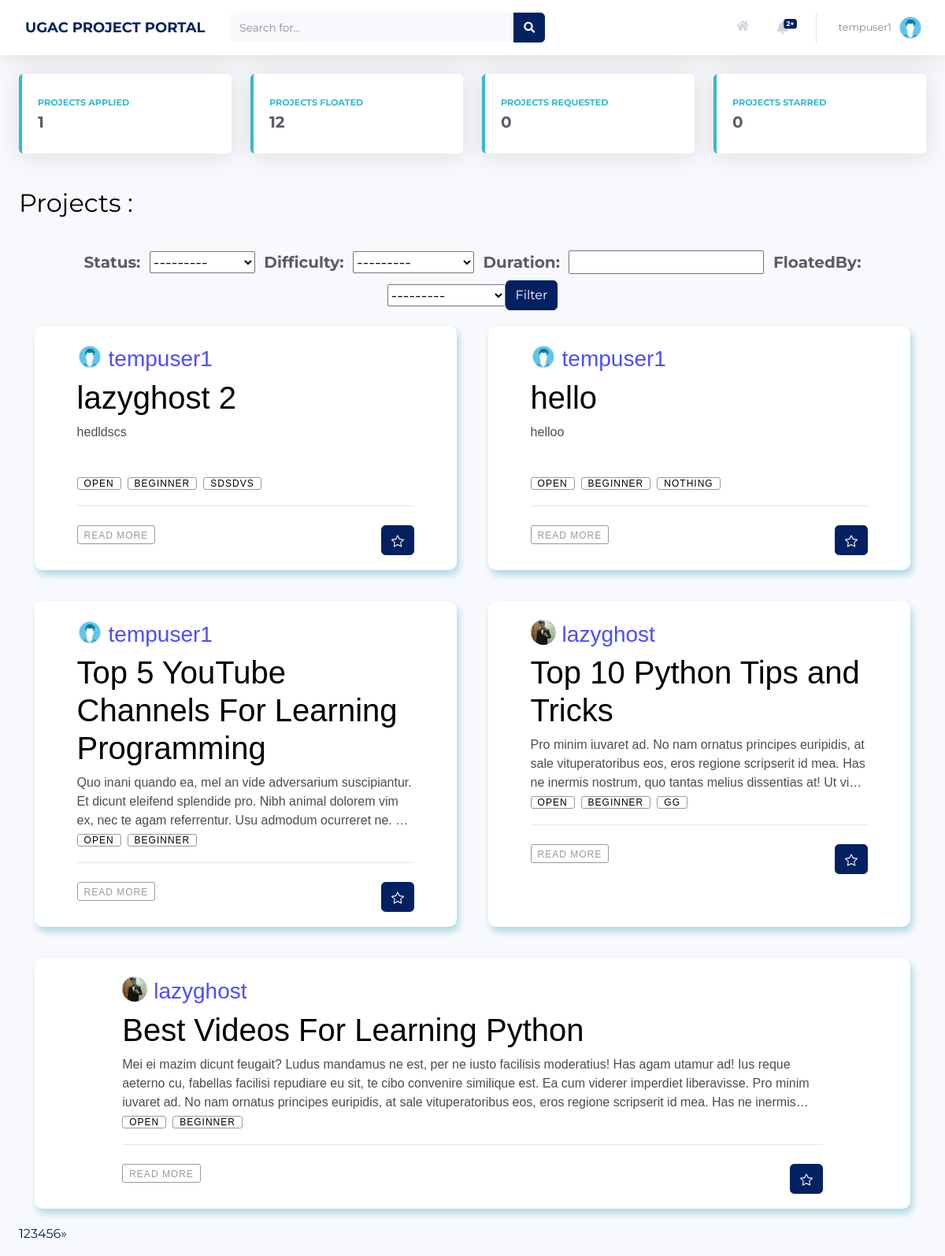
The page / (signed in) on the database as committed earlier.
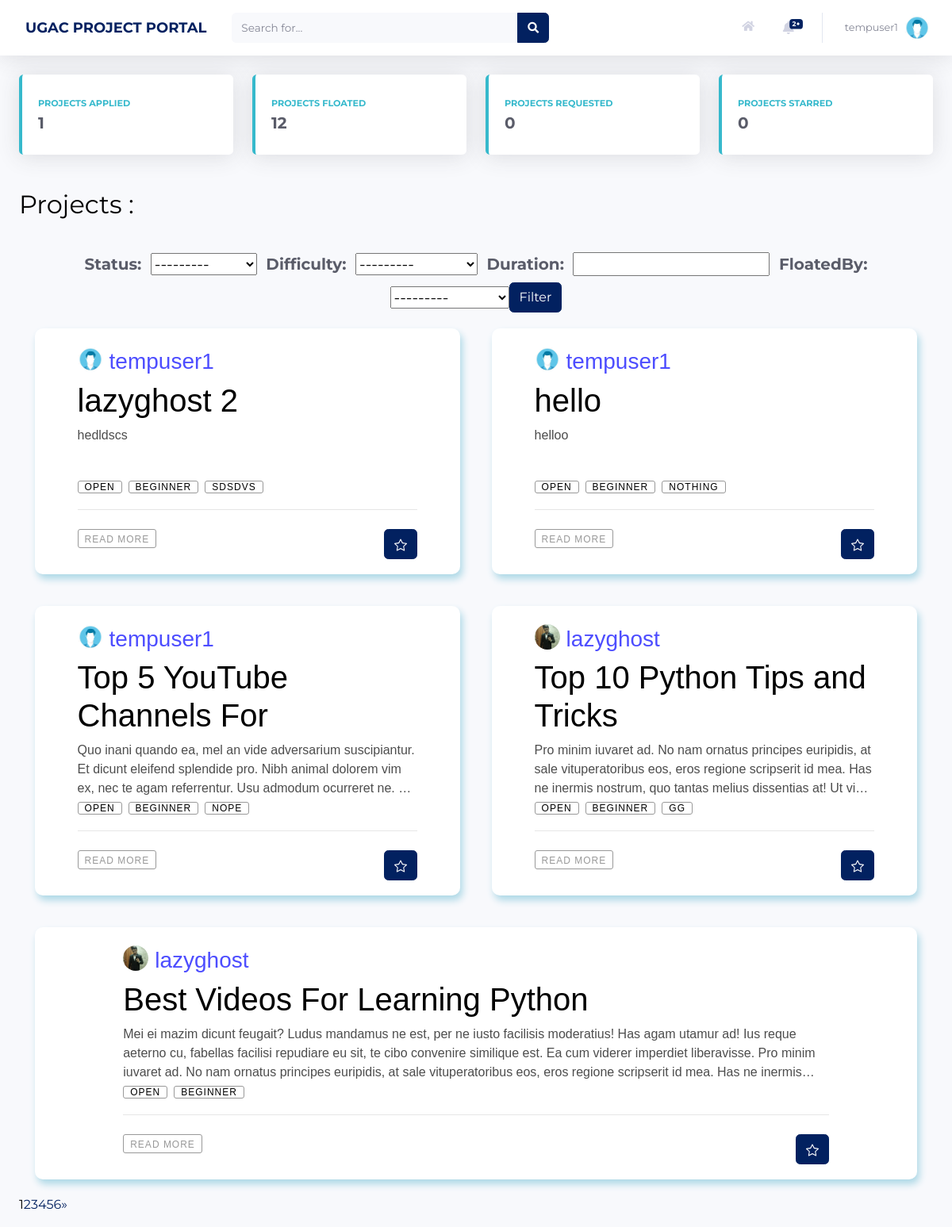
The same page on the database as committed later.
### users/models.py (models this page shows, shortened)
class Profile(models.Model):
    user = models.OneToOneField(User, on_delete=models.CASCADE)
    image = models.ImageField(default = 'default.jpg', upload_to='profile_pics', blank=True)
    rollno = models.CharField(max_length=10)
    year = models.CharField(max_length=30, choices = YEAR_CHOICES)
    branch = models.CharField(max_length=30, choices = BRANCH_CHOICES)
    techskills = models.TextField()
    starred_projects = models.ManyToManyField(Project, related_name='starred_projects', blank = True)
    cv = models.FileField(blank = True, upload_to='resumes')

### home/models.py (models this page shows, shortened)
class Project(models.Model):
    Title = models.CharField(max_length=30)
    Description = models.TextField()
    FloatedBy = models.ForeignKey(User, on_delete=models.CASCADE)
    Mentors = models.ManyToManyField(User, related_name='Mentors', blank = True)
    Status = models.CharField(max_length=10, choices=STATUS_CHOICES, default='Open')
    OpenedFor = models.CharField(max_length=300)
    Difficulty = models.CharField(max_length=15, choices=DIFFICULTY_CHOICES, default='Beginner')
    PreRequisite = models.TextField()
    Duration = models.CharField(max_length=30)
    DatePosted = models.DateTimeField(default = timezone.now)
    SelectionCriteria = models.TextField()
    MailNotification = models.CharField(max_length=5, choices=NOTIFICATION_CHOICES,default='On')
    ApplyRequest = models.ManyToManyField(User, related_name='ApplyRequest', blank = True)
    AlreadyApplied = models.ManyToManyField(User, related_name='AlreadyApplied', blank = True)

### home/views.py (the view)
# urls.py: path('',views.main, name = 'home'),
@login_required
def main(request):
    all_project_list = Project.objects.all().order_by('-DatePosted')
    myFilter = ProjectFilter(request.GET,queryset=all_project_list)
    filtered_projects= myFilter.qs
    if request.method == "POST":
        value = request.POST['search']
        if value == "":
            searched_projects = filtered_projects
        else:
            searched_projects_Title = Project.objects.filter(Title__contains = value)
            searched_projects_Desription = Project.objects.filter(Description__contains = value)
            searched_projects = searched_projects_Title | searched_projects_Desription
            searched_projects = searched_projects.order_by('-DatePosted')
        projects = searched_projects
    else:
        projects = filtered_projects
    user_projects_id = []
    user_starred_projects_id = []
    user_requested_projects_id = []
    user_applied_projects = all_project_list.filter(AlreadyApplied =  request.user)
    user_floated_projects = all_project_list.filter(FloatedBy =  request.user)
    for project in user_applied_projects:
        user_projects_id.append(project.id)
    for project in user_floated_projects:
        user_projects_id.append(project.id)
    user_requested_projects = all_project_list.filter(ApplyRequest = request.user)
    for project in user_requested_projects:
        user_requested_projects_id.append(project.id)
    for project in request.user.profile.starred_projects.all():
        user_starred_projects_id.append(project.id)
    page = request.GET.get('page', 1)
    paginator = Paginator(projects, 5)
    try:
        projects = paginator.page(page)
    except PageNotAnInteger:
        projects = paginator.page(1)
    except EmptyPage:
        projects = paginator.page(paginator.num_pages)
    context = {
        'title': 'Home',
        'projects': projects,
        'user_projects_id': user_projects_id,
        'user_starred_projects_id' : user_starred_projects_id,
        'user_requested_projects_id' : user_requested_projects_id,
        'num_projects_applied' : user_applied_projects.count(),
        'num_projects_req':len(user_requested_projects_id),
        'num_projects_floated': user_floated_projects.count(),
        'notifications': Notification.objects.filter(user = request.user).order_by('-time'),
        'myFilter':myFilter
    }
    return render(request, 'home/main.html', context)

### home/templates/home/main.html (shortened to what this page needs)
{% extends 'home/base.html' %}
{% block content %}
{% load crispy_forms_tags %}
{% block cardBlock %}
<div class="row">
    <div class="col-xl-3 col-md-6 mb-4">
        <div class="card border-left-warning shadow h-100 py-2">
            <div class="card-body">
                <div class="row no-gutters align-items-center">
                    <div class="col mr-2">
                        <div class="text-xs font-weight-bold text-warning text-uppercase mb-1">
                            <a href="/profile/projects/applied" style="color:#36b9cc">Projects Applied</a>
                        </div>
                        <div class="h5 mb-0 font-weight-bold text-gray-800">{{ num_projects_applied }}</div>
                    </div>
                </div>
            </div>
        </div>
    </div>
    <div class="col-xl-3 col-md-6 mb-4">
        <div class="card border-left-warning shadow h-100 py-2">
            <div class="card-body">
                <div class="row no-gutters align-items-center">
                    <div class="col mr-2">
                        <div class="text-xs font-weight-bold text-warning text-uppercase mb-1">
                            <a href="/profile/projects/floated" style="color:#36b9cc">Projects Floated</a>
                        </div>
                        <div class="h5 mb-0 font-weight-bold text-gray-800">{{ num_projects_floated }}</div>
                    </div>
                </div>
            </div>
        </div>
    </div>
    <div class="col-xl-3 col-md-6 mb-4">
        <div class="card border-left-warning shadow h-100 py-2">
            <div class="card-body">
                <div class="row no-gutters align-items-center">
                    <div class="col mr-2">
                        <div class="text-xs font-weight-bold text-warning text-uppercase mb-1">
                            <a href="/profile/projects/requested" style="color:#36b9cc">Projects Requested</a>
                        </div>
                        <div class="h5 mb-0 font-weight-bold text-gray-800">{{ num_projects_req }}</div>
                    </div>
                </div>
            </div>
        </div>
    </div>
    <div class="col-xl-3 col-md-6 mb-4">
        <div class="card border-left-warning shadow h-100 py-2">
            <div class="card-body">
                <div class="row no-gutters align-items-center">
                    <div class="col mr-2">
                        <div class="text-xs font-weight-bold text-warning text-uppercase mb-1">
                            <a href="/profile/projects/starred" style="color:#36b9cc">Projects Starred</a>
                        </div>
                        <div class="h5 mb-0 font-weight-bold text-gray-800">{{ user.profile.starred_projects.count }}
                        </div>
                    </div>
                </div>
            </div>
        </div>
    </div>
</div>
{% endblock cardBlock %}
{% block mainContentBlock %}
<div class="project_cards">
  {% block headingBlock %}
  <h2 style="padding-top: 20px;">Projects :</h2>
  {% endblock headingBlock %}
  <br>
  {% block filterBlock %}
  <form method="get" class="form-inline justify-content-lg-center h5 mb-0 font-weight-bold text-gray-800 " style="width: 100%;">
    {{ myFilter.form }}
    <button class="btn btn-primary" type="Submit">Filter</button>
  </form>
  {% endblock filterBlock %}
    {% block allProjectsBlock %}
    <div style="display: flex; flex-wrap: wrap;">
        {% for project in projects %}
        <div class="blog-container" style="flex: 1 0 45%; margin: 20px;">
            <div class="blog-header" style="display: flex; flex-wrap: wrap;">
                <div class="blog-author--no-cover" style="background:url('{{project.FloatedBy.profile.image.url}}');background-size: cover; border-radius: 50%; display: inline-block;height: 32px;margin-right: 0.5rem;position: relative;top: 8px;width: 32px; ">
                </div>
                <span style="flex: 1 0 45%; ">
          <h3 style="margin-top: 10px; color:#858796;"><a
              href="{% url 'profile' project.FloatedBy.id %}">{{project.FloatedBy}}</a></h3>
        </span>
            </div>
            <div class="blog-body">
                <div class="blog-title">
                    <h1><a href="/project/?project_id={{project.id}}">{{ project.Title }}</a></h1>
                </div>
                <div class="blog-summary demo-2">
                    <p>{{project.Description}}</p><br>
                </div>
                <div class="blog-tags">
                    <ul>
                        <li><a>{{project.Status}}</a></li>
                        <li><a>{{project.Difficulty}}</a></li>
                        {% if project.PreRequisite %}
                        <li><a>{{project.PreRequisite}}</a></li>
                        {% endif %}
                    </ul>
                </div>
            </div>
            <div class="blog-footer">
                <br>
                <ul>
                    <li class="published-date"><a href="/project/?project_id={{project.id}}">Read More</a></li>
                    <li>
                        {% if project.id not in user_starred_projects_id %}
                        <a href="/project/task/?project_id={{project.id}}&task=Star&page_number={{projects.number}}"><button
                class="btn btn-primary btn-user btn-block" style="width:100%;"></button></a> {% endif %}
                    </li>
                </ul>
            </div>
        </div>
        {% endfor %}
      </div>
      {% endblock allProjectsBlock %}
    {% block paginationBlock %}
    {% with request.get_full_path as querystring %} {% if projects.has_other_pages %}
    <ul class="pagination">
         {% for i in projects.paginator.page_range %} {% if projects.number == i %}
        <li class="active"><span>{{ i }} <span class="sr-only">(current)</span></span>
        </li>
        {% else %} {% if 'Status' in querystring %} {% if 'page' in querystring %}
        <li><a href="{{ querystring|slice:" :-1 " }}{{ i }}">{{i}}</a></li>
        {% else %}
        <li><a href="{{ querystring }}&page={{ i }}">{{i}}</a></li>
        {% endif %} {% else %}
        <li><a href="/?page={{ i }}">{{i}}</a></li>
        {% endif %} {% endif %} {% endfor %} {% if projects.has_next %} {% if 'Status' in querystring %} {% if 'page' in querystring %}
        <li><a href="{{ querystring|slice:" :-1 " }}{{ projects.next_page_number }}">&raquo;</a></li>
        {% else %}
        <li><a href="{{ querystring }}&page={{ projects.next_page_number }}">&raquo;</a></li>
        {% endif %} {% else %}
        <li><a href="/?page={{ projects.next_page_number }}">&raquo;</a></li>
        {% endif %} {% endif %}
    </ul>
    {% endif %} {% endwith %}
    {% endblock paginationBlock %}
{% endblock mainContentBlock %}
{% endblock content %}

### home/templates/home/base.html (shortened to what this page needs)
{% load static %}
<!DOCTYPE html>
<html lang="en">
<head>
    {% block stylesheets %}
    <link rel="stylesheet" type="text/css" href="{% static 'home/style.css' %}">
    <link rel="stylesheet" type="text/css" href="{% static 'home/cards.css' %}">
    {% endblock stylesheets %}
    <link rel="stylesheet" href="https://pro.fontawesome.com/releases/v5.10.0/css/all.css" />
</head>
<body>
    <div>
        <body id="page-top">
            <div id="wrapper">
                <div id="content-wrapper" class="d-flex flex-column">
                    <div id="content" style="background-image: #E8E8E8;">
                        <nav class="navbar navbar-expand navbar-light bg-white topbar mb-4 static-top shadow">
                            <div class="sidebar-brand-text mx-3" style="color: #022160; font-size: large; font-weight: bold"> UGAC PROJECT PORTAL </div>
                            <form method="POST" action="{{request.get_full_path}}" class="d-none d-sm-inline-block form-inline mr-auto ml-md-3 my-2 my-md-0 mw-100 navbar-search">
                                <div class="input-group">
                                    <input type="text" class="form-control bg-light border-0 small" placeholder="Search for..." aria-label="Search" aria-describedby="basic-addon2" name="search">
                                    <div class="input-group-append">
                                        <button class="btn btn-primary" type="submit">
                                            <i class="fas fa-search fa-sm"></i>
                                        </button>
                                    </div>
                                </div>
                            </form>
                            <ul class="navbar-nav ml-auto">
                                <a class="nav-link" href="{% url 'home' %}" role="button" style="margin-top: 13px;">
                                    <i class="fas fa-home fa-fw fa-sm mr-2 text-gray-400"></i>
                                </a>
                                <li class="nav-item dropdown no-arrow mx-1">
                                    <a class="nav-link dropdown-toggle" id="alertsDropdown" role="button" data-toggle="dropdown" aria-haspopup="true" aria-expanded="false">
                                        <i class="fas fa-bell fa-fw"></i>
                                        {% if notifications.count != 0 %}
                                        <span class="badge badge-danger badge-counter">
                                            {{notifications.count}}+
                                        </span> {% endif %}
                                    </a>
                                </li>
                                <li class="nav-item dropdown no-arrow">
                                    <a class="nav-link dropdown-toggle" id="userDropdown" role="button" data-toggle="dropdown" aria-haspopup="true" aria-expanded="false">
                                        <span class="mr-2 d-none d-lg-inline text-gray-600 small">{{user.username}}</span>
                                        <img class="img-profile rounded-circle" src="{{user.profile.image.url}}">
                                    </a>
                                </li>
                            </ul>
                        </nav>
                        <div class="container-fluid">
                            {% block content %}{% endblock content %}
                        </div>
                    </div>
                </div>
            </div>
        </body>
</html>

### home/static/home/cards.css (style rules this page uses)
.blog-container { background: #fff; box-shadow: 3px 6px 10px lightblue; border-radius: 10px; font-family: "adelle-sans", sans-serif; font-weight: 100; margin: 48px auto; width: 20rem; padding-top: 15px; }
.card { position: relative; display: flex; flex-direction: column; min-width: 0; word-wrap: break-word; background-color: #fff; background-clip: border-box; border-radius: 0.35rem; }
@media screen and (min-width: 480px) { .blog-container { width: 28rem; } }
@media screen and (min-width: 767px) { .blog-container { width: 40rem; } }
@media screen and (min-width: 959px) { .blog-container { width: 50rem; } }
.blog-container a { color: #4d4dff; text-decoration: none; transition: 0.25s ease; }
.blog-author, .blog-author--no-cover { margin: 0 auto; padding-top: 0.125rem; width: 80%; }
.blog-body { margin: 0 auto; width: 80%; }
.blog-header { margin: 0 auto; width: 80%; }
.blog-title h1 a { color: black; font-weight: 100; }
.blog-summary p { color: #4d4d4d; }
.blog-tags ul { display: flex; flex-direction: row; flex-wrap: wrap; list-style: none; padding-left: 0; }
.blog-tags li+li { margin-left: 0.5rem; }
.blog-tags a { border: 1px solid #999999; border-radius: 3px; color: #999999; font-size: 0.75rem; height: 1.5rem; line-height: 1.5rem; letter-spacing: 1px; padding: 0 0.5rem; text-align: center; text-transform: uppercase; white-space: nowrap; width: 5rem; }
.blog-footer { border-top: 1px solid #e6e6e6; margin: 0 auto; padding-bottom: 0.125rem; width: 80%; }
.blog-footer ul { list-style: none; display: flex; flex: row wrap; justify-content: flex-end; padding-left: 0; }
.blog-footer li:first-child { margin-right: auto; }
.blog-footer li+li { margin-left: 0.5rem; }
.blog-footer li { color: #999999; font-size: 0.75rem; height: 1.5rem; letter-spacing: 1px; line-height: 1.5rem; text-align: center; text-transform: uppercase; position: relative; white-space: nowrap; }
.blog-footer li a { color: #999999; }
.published-date { border: 1px solid #999999; border-radius: 3px; padding: 0 0.5rem; }
.demo-2 { display: -webkit-box; overflow: hidden; -webkit-line-clamp: 3; -webkit-box-orient: vertical; }

Rows that differ between the two databases and show on the page:
changed Project: Title "Top 5 YouTube Channels For Learning Programming" → "Top 5 YouTube Channels For"; PreRequisite (not shown) → "NOPE"
